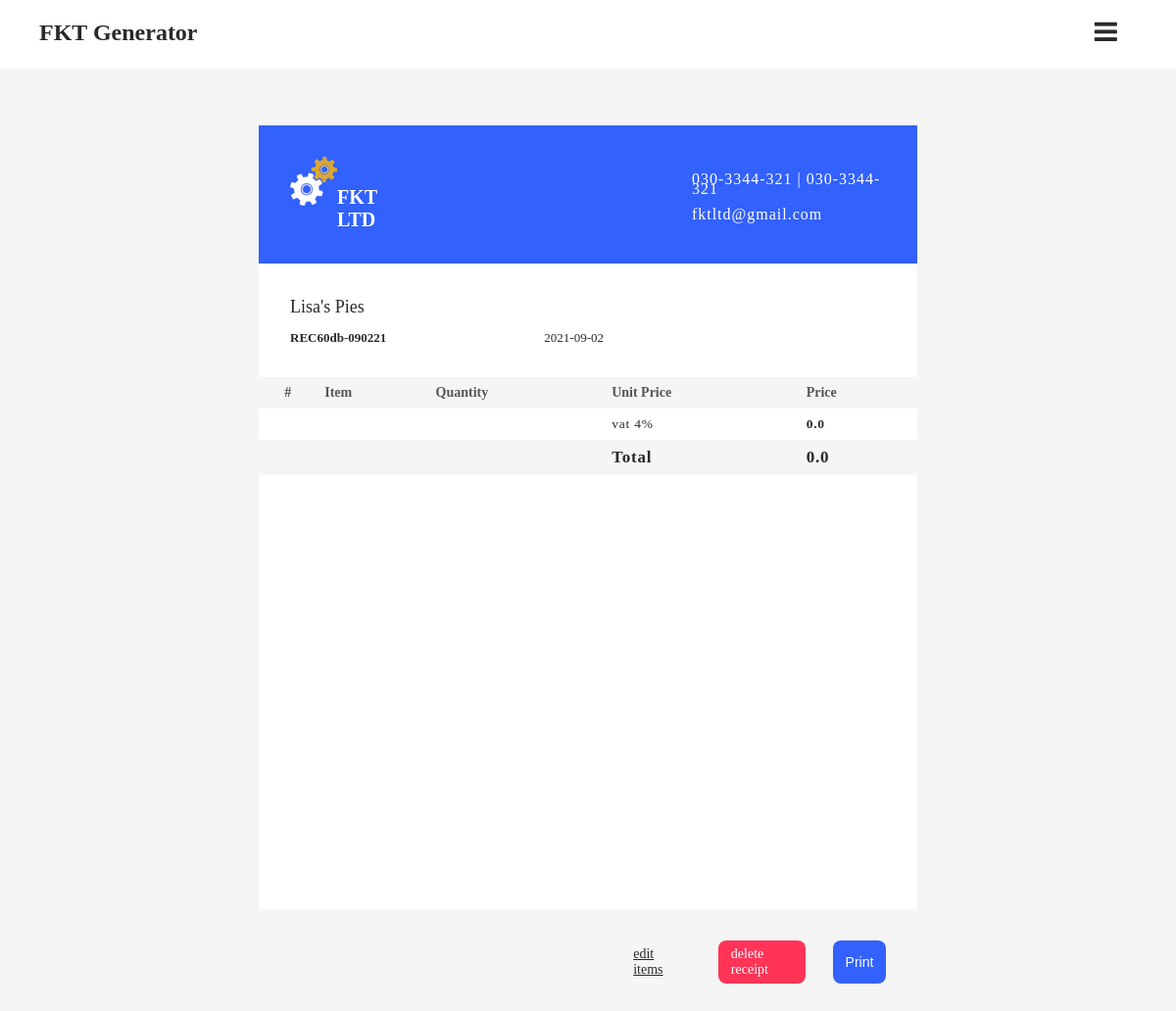
The page /complete_form/2 on the database as committed earlier.
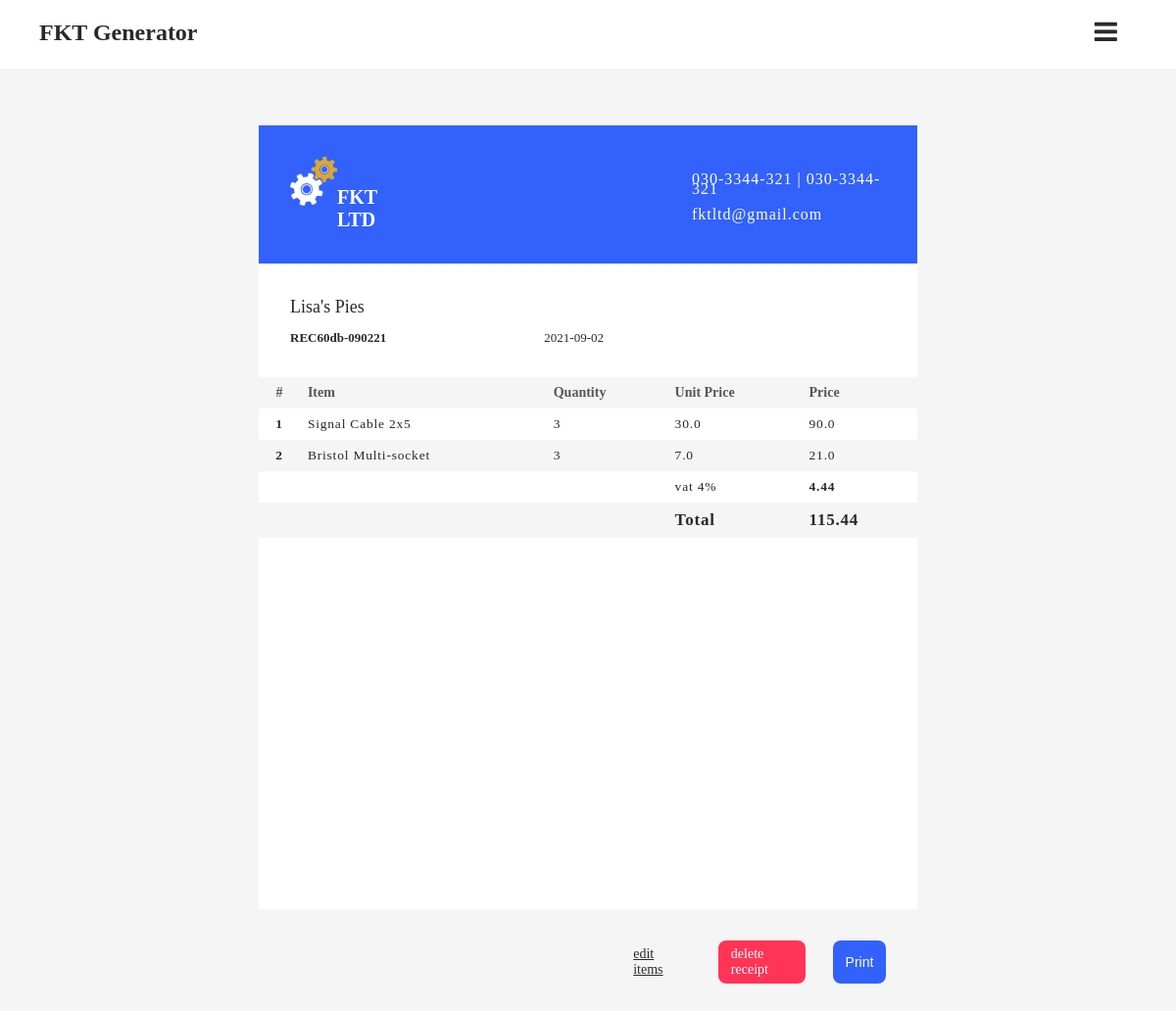
The same page on the database as committed later.
### recapp/models.py (models this page shows, shortened)
class Ticket(db.Model):
    id = db.Column(db.Integer, primary_key=True)
    pseudo_id = db.Column(db.String, unique=True, nullable=False)
    belongs_to = db.Column(db.String, nullable=False)
    form_type = db.Column(db.String, nullable=False)
    status = db.Column(db.String, nullable=False)
    subtotal = db.Column(db.Float, nullable=False, default=0.00)
    vat = db.Column(db.Float, nullable=False, default=0.00)
    total_sum = db.Column(db.Float, nullable=False, default=0.00)
    no_items = db.Column(db.Integer, nullable=False, default=0)
    issuance_date = db.Column(
        db.DateTime, nullable=False, default=datetime.utcnow())
    items = db.relationship('Storage', backref='pocket', lazy=True)

class Storage(db.Model):
    id = db.Column(db.Integer, primary_key=True)
    item_name = db.Column(db.String, nullable=False)
    item_quantity = db.Column(db.Integer, nullable=False)
    unit_price = db.Column(db.Float, nullable=False)
    total_price = db.Column(db.Float, nullable=False)
    ticket_link = db.Column(
        db.Integer, db.ForeignKey('ticket.id'), nullable=False)

### recapp/routes.py (the view)
@app.route("/complete_form/<int:ticket_id>", methods=['GET', 'POST'])
def complete_form(ticket_id):
    main_ticket = Ticket.query.filter_by(id=ticket_id).first()
    resources = Storage.query.filter_by(ticket_link=ticket_id).all()
    return render_template('final_print.html', resources=resources, title=main_ticket.belongs_to, viewer=main_ticket)

### recapp/templates/final_print.html (shortened to what this page needs)
{% extends 'origin.html' %}
    {% block content %}
    <main role="main">
        <div class="container-slim">
            <div class="receipt" id="receipts">
                <div class="form-head final-print">
                    <div class="company-head">
                        <img src="/static/media/fkt.png" alt="">
                        <p>FKT LTD</p>
                    </div>
                    <div class="info">
                        <p> 030-3344-321 | 030-3344-321</p>
                        <p>fktltd@gmail.com</p>
                    </div>
                </div>
                <div>
                  <div class="meta">
                        <div class="form-owner" id="owner">
                            <p>{{ viewer.belongs_to }}</p>
                        </div>
                        <div class="meta-meta">
                            <div class="form-id">
                                <h2>{{ viewer.pseudo_id }}</h2>
                            </div>
                            <div class="date">
                                <small>{{ viewer.issuance_date.date() }}</small>
                            </div>
                        </div>
                    </div>
                </div>
                <table>
                  <tr class="heads">
                      <th id="num-col">#</th>
                      <th>Item</th>
                      <th>Quantity</th>
                      <th>Unit Price</th>
                      <th>Price</th>
                  </tr>
                    {% for item in resources %}
                      <tr id="new-tr">
                          <td id="num-col">{{ resources.index(item) + 1 }}</td>
                          <td>{{item.item_name}}</td>
                          <td>{{item.item_quantity}}</td>
                          <td>{{item.unit_price}}</td>
                          <td>{{item.total_price}}</td>
                      </tr>
                    {% endfor %}
                    <tr id="new-tr">
                          <td></td>
                          <td></td>
                          <td></td>
                          <td>vat 4%</td>
                          <td id="vat">{{viewer.vat}}</td>
                      </tr>
                      <tr id="new-tr" class="total">
                          <td></td>
                          <td></td>
                          <td></td>
                          <td>Total</td>
                          <td>{{viewer.total_sum}}</td>
                      </tr>
                </table>
            </div>
            <div class="btn-group btn-group-lg">
                <a href="{{url_for('form_viewer', ticket_id=viewer.id)}}" class="btn btn-sec">edit items</a>
                <a href="{{url_for('delete_form', ticket_pseudo_id=viewer.pseudo_id)}}" class="btn btn-warning">delete receipt</a>
                <button class="btn btn-prime" href="" id="printt">Print</button>
            </div>
        </div>
    </main>
{% endblock %}

Rows that differ between the two databases and show on the page:
changed Ticket "Lisa's Pies": vat "0.0" → "4.44"; total_sum "0.0" → "115.44"
added Storage: resources "1", item_name "Signal Cable 2x5", item_quantity "3", unit_price "30.0", total_price "90.0"
added Storage: resources.index(item)+1 "2", item_name "Bristol Multi-socket", item_quantity "3", unit_price "7.0", total_price "21.0"
